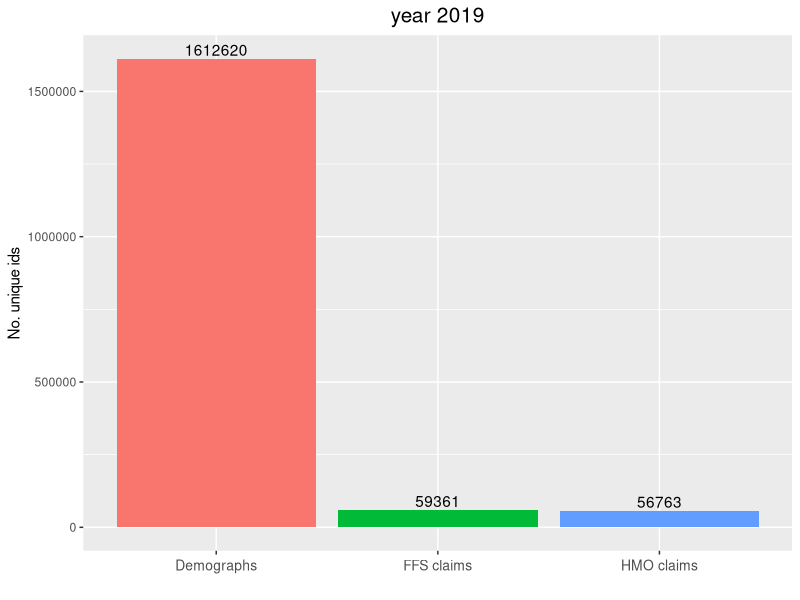
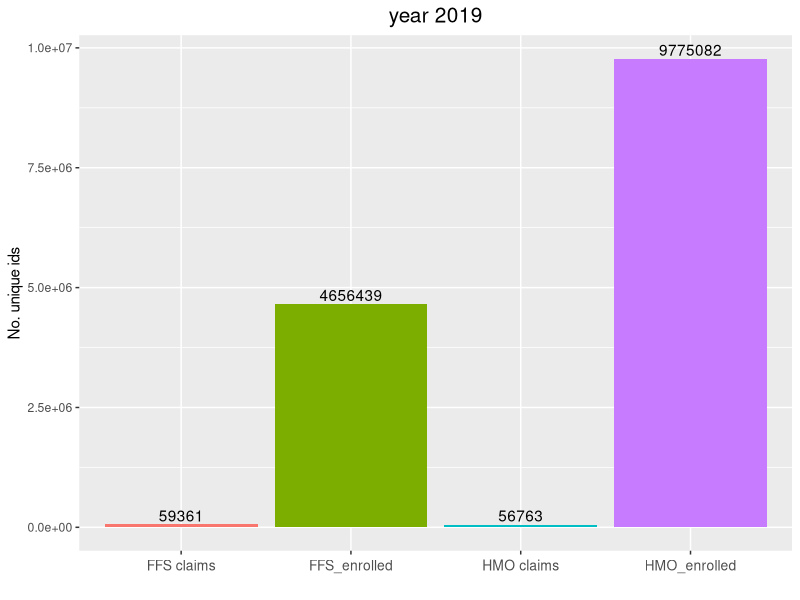

Here is the R script that generated these plots, in order:
## ---- chunk 1
library(ggplot2)
## ---- chunk 2

#data_2019$demographics_2019 %>% filter(demographic_2019_check=="Yes") %>% nrow()  # 1612620
#length(unique(data_year2019$hmo_claims_2019$RECIPIENT_ID)) # 56763
#length(unique(data_year2019$ffs_claims_2019$RECIPIENT_ID)) # 59361

ggplot(data.frame(source=c( "Demographs", "HMO claims", "FFS claims"), num=c(1612620, 56763, 59361)), aes(x=source, y=num, fill=source))+ 
geom_bar(position = "dodge",stat="identity")+
   xlab("")+ylab("No. unique ids")+
 #  ylim(c(0,1))+
   theme(axis.text.x = element_text(angle =0, vjust = 0.5, size=10))+
   ggtitle("year 2019")+
   geom_text(aes(label=num), position=position_dodge(width=0.9), vjust=-0.25)+  # add numbers over bars 
  #geom_signif(annotations ="p=0.074", y_position = 0.52  ,xmin=1, xmax=2, size=1, vjust=-0.5, textsize=3.5, color="black")+ # textsize is for text over the bar; size is for width of lines 
  # geom_signif(annotations ="p<0.001", y_position = 0.59  ,xmin=1, xmax=3, size=1, vjust=-0.5, textsize=3.5, color="red")+
  #geom_signif(annotations ="p<0.001", y_position = 0.86  ,xmin=1, xmax=4, size=1, vjust=-0.5, textsize=3.5, color="red")+
   theme(plot.title = element_text(hjust = 0.5, size=15))+  #center the title
  theme(legend.title=element_blank())+
  theme(legend.position = "none")
## ---- chunk 3
FFS_count=c(393420, 385650, 388230, 389031, 384248, 384563, 387879, 387891, 387930, 390666, 387225, 389706)
HMO_count=c(803755, 813129, 811751, 812222, 818355, 818552, 815305,	817917,	818435,	814588,	816982,	814091)


ggplot(data.frame(source=c( "FFS_enrolled", "HMO_enrolled", "HMO claims", "FFS claims"), num=c(sum(FFS_count), sum(HMO_count), 56763, 59361)), aes(x=source, y=num, fill=source))+ 
geom_bar(position = "dodge",stat="identity")+
   xlab("")+ylab("No. unique ids")+
 #  ylim(c(0,1))+
   theme(axis.text.x = element_text(angle =0, vjust = 0.5, size=10))+
   ggtitle("year 2019")+
   geom_text(aes(label=num), position=position_dodge(width=0.9), vjust=-0.25)+  # add numbers over bars 
  #geom_signif(annotations ="p=0.074", y_position = 0.52  ,xmin=1, xmax=2, size=1, vjust=-0.5, textsize=3.5, color="black")+ # textsize is for text over the bar; size is for width of lines 
  # geom_signif(annotations ="p<0.001", y_position = 0.59  ,xmin=1, xmax=3, size=1, vjust=-0.5, textsize=3.5, color="red")+
  #geom_signif(annotations ="p<0.001", y_position = 0.86  ,xmin=1, xmax=4, size=1, vjust=-0.5, textsize=3.5, color="red")+
   theme(plot.title = element_text(hjust = 0.5, size=15))+  #center the title
  theme(legend.title=element_blank())+
  theme(legend.position = "none")
